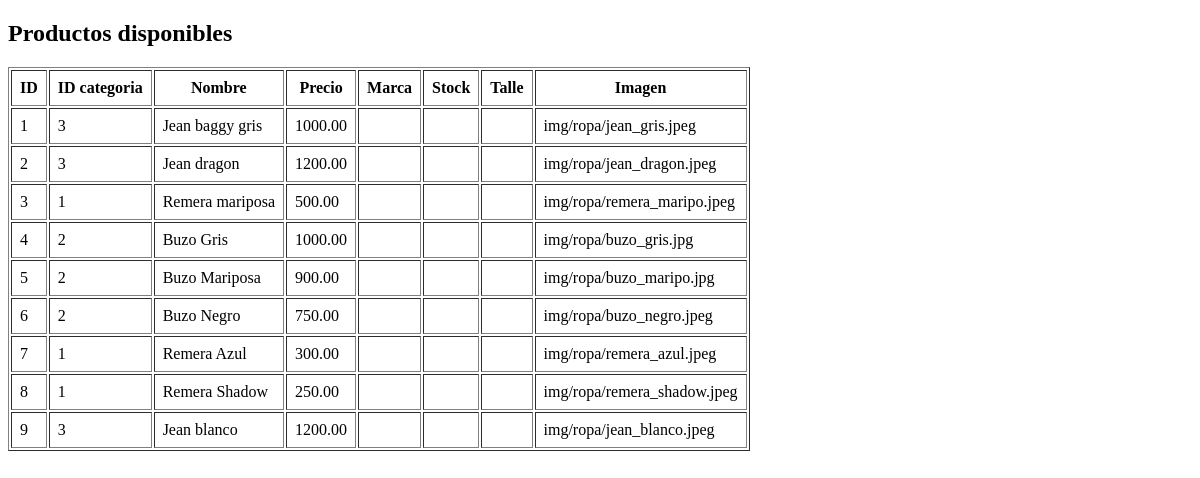
The page /code/listar_productos.php on the database as committed earlier.
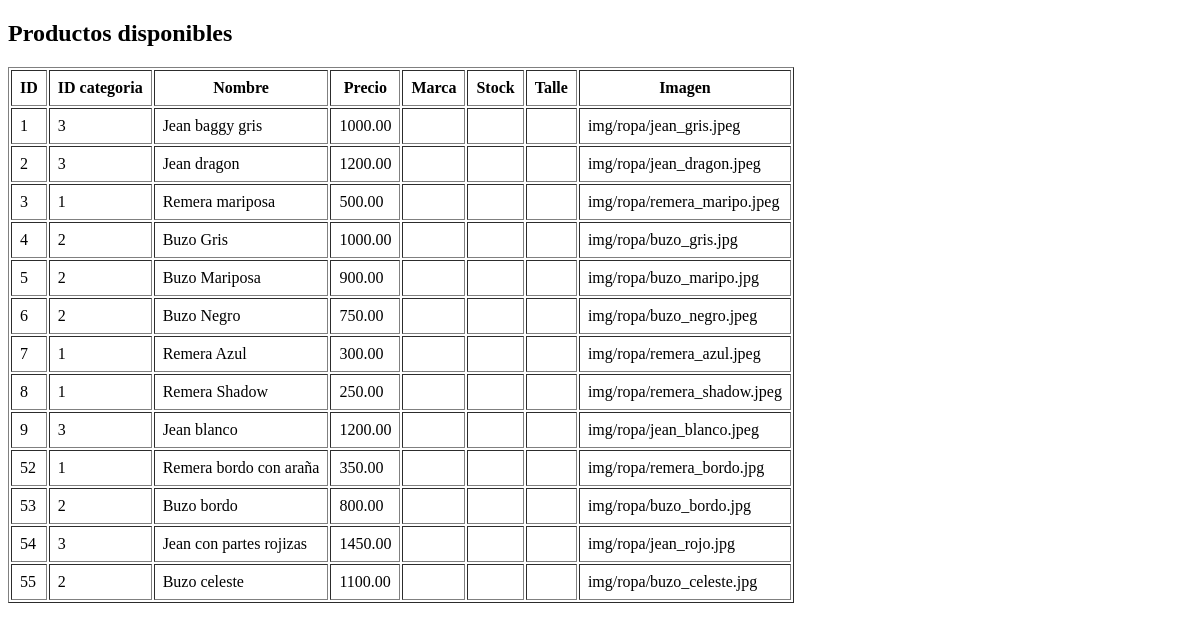
The same page on the database as committed later.
### tables this page shows
CREATE TABLE `productos` (
  `id_producto` int(11) NOT NULL,
  `Nombre` varchar(80) NOT NULL,
  `Precio` decimal(10,2) NOT NULL,
  `Marca` varchar(30) DEFAULT NULL,
  `Imagen` varchar(255) DEFAULT NULL,
  `id_categoria` int(11) DEFAULT NULL
);

### code/listar_productos.php (the view, shortened to what this page needs)
<?php
include("conexion.php");
$sql = "SELECT productos.*, categorias.nombre AS Categoria
        FROM productos
        INNER JOIN categorias ON productos.id_categoria = categorias.id_categoria";
$result = $conn->query($sql);
?>
<!DOCTYPE html>
<html>
<head>
</head>
<body>
    <h2>Productos disponibles</h2>
    <table border="1" cellpadding="8">
        <tr>
            <th>ID</th>
            <th>ID categoria</th>
            <th>Nombre</th>
            <th>Precio</th>
            <th>Marca</th>
            <th>Stock</th>
            <th>Talle</th>
            <th>Imagen</th>
        </tr>
        <?php
        if ($result->num_rows > 0) {
            while($row = $result->fetch_assoc()) {
                echo "<tr>";
                echo "<td>".$row["id_producto"]."</td>";
                echo "<td>".$row["id_categoria"]."</td>";
                echo "<td>".$row["Nombre"]."</td>";
                echo "<td>".$row["Precio"]."</td>";
                echo "<td>".$row["Marca"]."</td>";
                echo "<td>".$row["Stock"]."</td>";
                echo "<td>".$row["Talle"]."</td>";
                echo "<td>".$row["Imagen"]."</td>";
                echo "</tr>";
            }
        } else {
            echo "<tr><td colspan='6'>No hay productos cargados</td></tr>";
        }
        ?>
    </table>
</body>
</html>

Rows that differ between the two databases and show on the page:
added productos: id_producto "52", id_categoria "1", Nombre "Remera bordo con araña", Precio "350.00", Imagen "img/ropa/remera_bordo.jpg"
added productos: id_producto "53", id_categoria "2", Nombre "Buzo bordo", Precio "800.00", Imagen "img/ropa/buzo_bordo.jpg"
added productos: id_producto "54", id_categoria "3", Nombre "Jean con partes rojizas", Precio "1450.00", Imagen "img/ropa/jean_rojo.jpg"
added productos: id_producto "55", id_categoria "2", Nombre "Buzo celeste", Precio "1100.00", Imagen "img/ropa/buzo_celeste.jpg"
